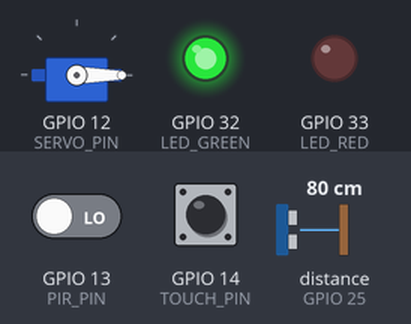
A sketch run on a simulated ESP32. On the bench: servo, output pins drawn as LEDs (lit = HIGH). Wiring (inferred from the names in the program): ultrasonic range finder: trigger GPIO 26; echo GPIO 25. Dashed ring = blinking. The test bench sets the inputs (shaded band); at power-on: distance to the obstacle (sensor on GPIO 25) 80 cm, GPIO 13 (PIR_PIN) LOW, GPIO 14 (TOUCH_PIN) LOW. The echo pulse lasts 58.3 µs per cm; WiFi joins after 1.5 s; servers stay silent unless stated; pins used as bus, display or sensor lines are not drawn; what the sketch prints to the serial monitor is not drawn.

Above: at 2.7 s.
2.8 s: distance to the obstacle (sensor on GPIO 25) set to 14 cm
4.3 s: distance to the obstacle (sensor on GPIO 25) set to 11 cm
At 4.65 s:
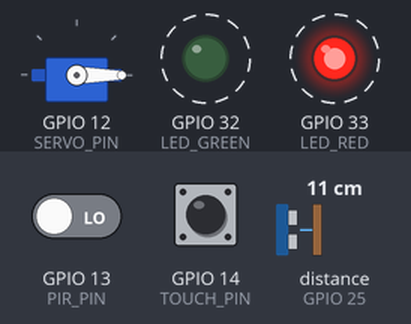
7.3 s: GPIO 13 (PIR_PIN) driven HIGH
At 8.5 s:
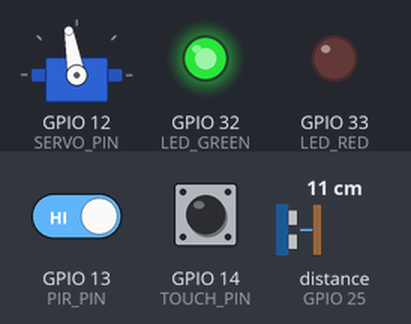
8.8 s: distance to the obstacle (sensor on GPIO 25) set to 16 cm
11.8 s: distance to the obstacle (sensor on GPIO 25) set to 20 cm
At 14.36 s:
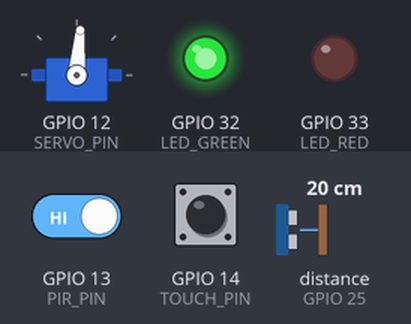
14.8 s: GPIO 13 (PIR_PIN) driven LOW
At 14.96 s:
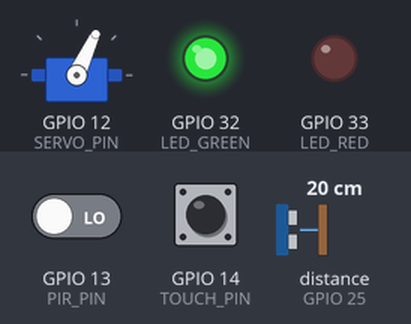
Timing chart, 0 to 18.6 s (numbered marks = the images above; inputs shaded):
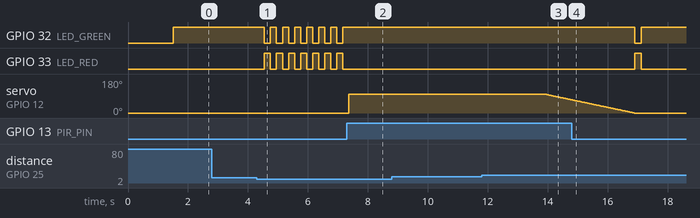

The sketch:

system_modification2.ino
```cpp
#include <WiFi.h>
#include <ESP32Servo.h>

// --- Network Config ---
const char* ssid = "Your_MiFi_Name";
const char* password = "Your_Password";

// --- Pin Definitions ---
#define PIR_PIN 13
#define TOUCH_PIN 14
#define SERVO_PIN 12
#define TRIG_PIN 26
#define ECHO_PIN 25
#define LED_RED 33
#define LED_GREEN 32

// --- Logic Constants ---
const int BIN_HEIGHT = 50;
const int CLOSE_ANGLE = 0;
const int OPEN_ANGLE = 100;
const int OBSTACLE_THRESHOLD = 20; // cm (Distance to keep lid open)

// --- Global Shared Variables ---
float globalFillLevel = 0;
String globalStatus = "Initializing...";
bool lidIsOpen = false;

Servo myServo;
WiFiServer server(80);

void setup() {
  Serial.begin(115200);
  pinMode(PIR_PIN, INPUT);
  pinMode(TOUCH_PIN, INPUT);
  pinMode(TRIG_PIN, OUTPUT);
  pinMode(ECHO_PIN, INPUT);
  pinMode(LED_RED, OUTPUT);
  pinMode(LED_GREEN, OUTPUT);

  myServo.attach(SERVO_PIN);
  myServo.write(CLOSE_ANGLE);

  // Static IP (Requirement: Proper IP addressing)
  IPAddress local_IP(192, 168, 1, 100);
  IPAddress gateway(192, 168, 1, 1);
  IPAddress subnet(255, 255, 255, 0);
  WiFi.config(local_IP, gateway, subnet);

  WiFi.begin(ssid, password);
  while (WiFi.status() != WL_CONNECTED) { delay(500); Serial.print("."); }
  server.begin();

  // Task on Core 1: Sensors, Servo, and Automation Logic
  xTaskCreatePinnedToCore(SensorTask, "SensorTask", 10000, NULL, 1, NULL, 1);
}

// Function to get distance from Ultrasonic Sensor
float getDistance() {
  digitalWrite(TRIG_PIN, LOW); delayMicroseconds(2);
  digitalWrite(TRIG_PIN, HIGH); delayMicroseconds(10);
  digitalWrite(TRIG_PIN, LOW);
  return pulseIn(ECHO_PIN, HIGH) * 0.034 / 2;
}

// --- CORE 1: AUTOMATION ENGINE ---
void SensorTask(void * pvParameters) {
  unsigned long touchStart = 0;

  for (;;) {
    float dist = getDistance();

    // Calculate Fill Level
    globalFillLevel = ((BIN_HEIGHT - dist) / (float)BIN_HEIGHT) * 100;
    if (globalFillLevel < 0) globalFillLevel = 0;
    if (globalFillLevel > 100) globalFillLevel = 100;

    // 1. LID CONTROL LOGIC (Event-based)
    if (digitalRead(PIR_PIN) == HIGH && dist < OBSTACLE_THRESHOLD) {
      if (!lidIsOpen) {
        myServo.write(OPEN_ANGLE); // Quick Open
        lidIsOpen = true;
      }

      // Keep open as long as someone is there
      while (getDistance() < OBSTACLE_THRESHOLD) {
        vTaskDelay(500 / portTICK_PERIOD_MS);
      }

      delay(2000); // Wait 2 extra seconds after they leave

      // Slow Close for Safety
      for (int pos = OPEN_ANGLE; pos >= CLOSE_ANGLE; pos--) {
        myServo.write(pos);
        vTaskDelay(30 / portTICK_PERIOD_MS);
      }
      lidIsOpen = false;
    }

    // 2. CRITICAL TOUCH LOGIC
    if (digitalRead(TOUCH_PIN) == HIGH || (dist < 3 && dist > 0)) {
      if (touchStart == 0) touchStart = millis();
      if (millis() - touchStart > 30000) globalStatus = "CRITICAL - OVERFLOW";
    } else {
      touchStart = 0;
      globalStatus = (globalFillLevel > 80) ? "Full - Needs Collection" : "Normal";
    }

    // 3. LED INDICATORS
    if (globalFillLevel > 80 || touchStart != 0) {
      digitalWrite(LED_RED, HIGH); digitalWrite(LED_GREEN, LOW);
    } else {
      digitalWrite(LED_RED, LOW); digitalWrite(LED_GREEN, HIGH);
    }

    vTaskDelay(200 / portTICK_PERIOD_MS);
  }
}

// --- CORE 0: DASHBOARD WEB SERVER ---
void loop() {
  WiFiClient client = server.available();
  if (client) {
    String request = client.readStringUntil('\r');
    client.flush();

    // Send HTML + CSS Responsive Dashboard
    client.println("HTTP/1.1 200 OK\nContent-type:text/html\n");
    client.print("<html><head><title>IoT Waste Manager</title>");
    client.print("<meta name='viewport' content='width=device-width, initial-scale=1'>");
    client.print("<style>body{font-family:Arial; text-align:center; background:#f4f4f4;}");
    client.print(".container{background:white; margin:20px auto; padding:20px; width:80%; border-radius:15px; box-shadow:0 4px 8px rgba(0,0,0,0.1);}");
    client.print(".progress-bg{background:#ddd; border-radius:13px; height:30px; width:100%; margin:20px 0;}");
    client.print(".progress-fill{background:" + String(globalFillLevel > 80 ? "#e74c3c" : "#2ecc71") + "; height:30px; border-radius:13px; width:" + String(globalFillLevel) + "%; transition: width 0.5s;}");
    client.print(".status{font-weight:bold; color:" + String(globalFillLevel > 80 ? "red" : "#333") + ";}");
    client.print("</style><meta http-equiv='refresh' content='3'></head><body>");

    client.print("<div class='container'><h1>Smart Bin Dashboard</h1>");
    client.print("<p class='status'>System Status: " + globalStatus + "</p>");
    client.print("<div class='progress-bg'><div class='progress-fill'></div></div>");
    client.print("<h2>" + String((int)globalFillLevel) + "% Full</h2>");
    client.print("<p>Lid is currently: " + String(lidIsOpen ? "OPEN" : "CLOSED") + "</p>");
    client.print("</div></body></html>");

    client.stop();
  }
}
```

Measured:
- the behaviour switches between 13 and 12 cm on distance to the obstacle (sensor on GPIO 25) (found by bisection; images 0 and 1)
- the behaviour switches between 18 and 19 cm on distance to the obstacle (sensor on GPIO 25) (found by bisection; images 2 and 3)
- after the input at 2.8 s, every drawn part: stays the same
- after the input at 4.3 s, GPIO 32 (LED_GREEN), GPIO 33 (LED_RED): alternates HIGH for 0.20 s and LOW for 0.20 s, starting after 0.25 s
- after the input at 7.3 s, GPIO 32 (LED_GREEN): stops changing and stays HIGH; GPIO 33 (LED_RED): stops changing and stays LOW; servo on GPIO 12 (SERVO_PIN): 0° → 100° after 0.07 s
- after the input at 8.8 s, every drawn part: stays the same
- after the input at 11.8 s, servo on GPIO 12 (SERVO_PIN): moves from 100° to 70° over 0.87 s, starting after 2.1 s
- after the input at 14.8 s, servo on GPIO 12 (SERVO_PIN): goes on until 16.9 s, then stays 0°
